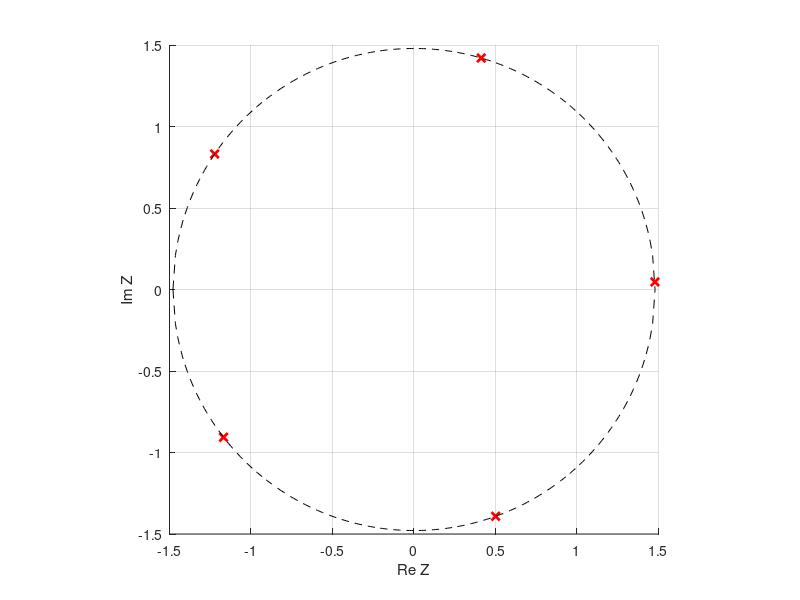

MATLAB code for this plot:
% Oppgaver uke 4, oppg. 1:

x=input('Skriv inn real-verdien.');
y=input('Skriv inn imaginær-verdien.');
n=input('Skriv inn det komplekse tallets potensverdi');

% Finner R og thetha for å sette opp uttrykk i for-løkken
zn=(x + 1i*y)^(1/n);
r=abs(zn);
tetha=angle(zn);

% Oppsett av plot:

xlabel('Re Z')
ylabel('Im Z')
grid on
axis square
hold on


% Plotting av løsningen:

for k=0:(n-1)
    z = r * exp(1i * (1/n) * (tetha + k*2*pi))
    plot(real(z),imag(z),'rx','linewidth',2)
    hold on
end

% Plot av sirkel
x = r * (-1:1e-2:1);
y = sqrt(r^2 - x.^2);
plot(x,y,'k--')
plot(x,-y,'k--')
axis square
